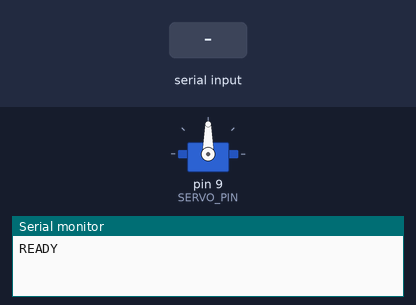
A sketch run on a simulated Arduino Uno, built with avr-gcc and run on an emulated ATmega328P. Shown: servo, the last lines printed to the serial monitor. The inputs (shaded band) are chosen by the test bench.

Above: at 1.7 s.
1.8 s: "30,150\n" received over Serial
At 3.0 s:
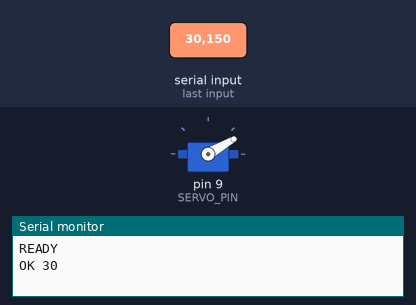
3.3 s: "0\n" received over Serial
At 4.2 s:
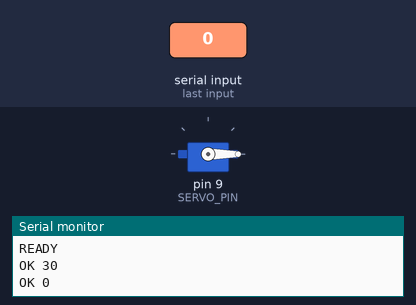
4.8 s: "S90\n" received over Serial
At 5.4 s:
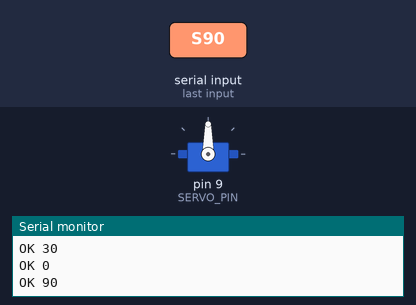
6.3 s: "S,45\n" received over Serial
At 6.6 s:
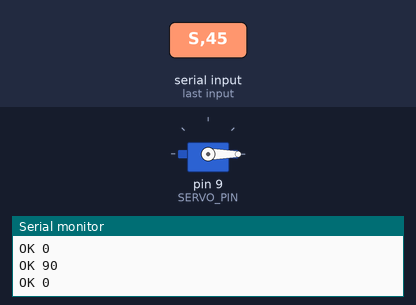
Timing chart, 0 to 8.8 s (numbered marks = the images above; inputs shaded):
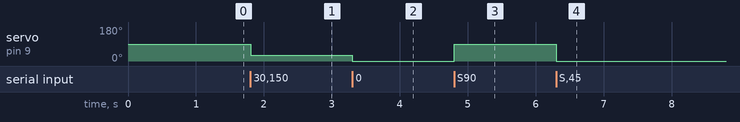

Measured:
- after the input at 1.8 s, servo on pin 9 (SERVO_PIN): 90° → 30° at once
- after the input at 3.3 s, servo on pin 9 (SERVO_PIN): 30° → 0° at once
- after the input at 4.8 s, servo on pin 9 (SERVO_PIN): 0° → 90° at once
- after the input at 6.3 s, servo on pin 9 (SERVO_PIN): 90° → 0° at once

The sketch:

servo_serial.ino
```cpp
#include <Servo.h>

Servo servo;
const byte SERVO_PIN = 9;

String cmd = "";

void setup() {
  Serial.begin(9600);
  servo.attach(SERVO_PIN);
  servo.write(90);          // posición inicial
  delay(500);

  Serial.println("READY");  // para que Python sepa que ya está listo
}

void loop() {
  while (Serial.available() > 0) {
    char c = Serial.read();

    // Fin de línea -> procesar comando
    if (c == '\n' || c == '\r') {
      if (cmd.length() > 0) {
        procesar(cmd);
        cmd = "";
      }
    } else {
      cmd += c;
    }
  }
}

void procesar(String s) {
  s.trim();
  if (s.length() == 0) return;

  // Permite "S90" o "90"
  if (s[0] == 'S' || s[0] == 's') {
    s.remove(0, 1);
    s.trim();
  }

  int ang = s.toInt();

  if (ang >= 0 && ang <= 180) {
    servo.write(ang);
    Serial.print("OK ");
    Serial.println(ang);
  } else {
    Serial.println("ERR");
  }
}
```
